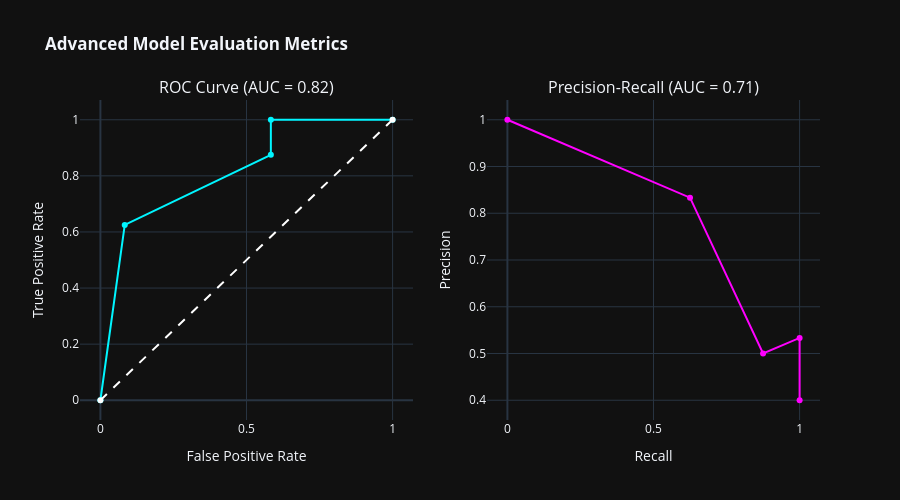

Notebook cell for this chart:
### Code cell
# 1. Get prediction probabilities (confidence scores) instead of binary 0/1 labels
y_scores = best_xgb_model.predict_proba(X_test)[:, 1]

# 2. Calculate ROC metrics
fpr, tpr, roc_thresholds = roc_curve(y_test, y_scores)
roc_auc = auc(fpr, tpr)

# 3. Calculate Precision-Recall metrics
precision, recall, pr_thresholds = precision_recall_curve(y_test, y_scores)
pr_auc = average_precision_score(y_test, y_scores)

# 4. Create a 1x2 subplot for side-by-side curves
fig_curves = make_subplots(
    rows=1, cols=2, 
    subplot_titles=(f"ROC Curve (AUC = {roc_auc:.2f})", f"Precision-Recall (AUC = {pr_auc:.2f})")
)

# --- Add ROC Curve to Subplot 1 ---
fig_curves.add_trace(go.Scatter(x=fpr, y=tpr, name='ROC', line=dict(color='#00F5FF', width=2)), row=1, col=1)
fig_curves.add_trace(go.Scatter(x=[0, 1], y=[0, 1], name='Random Guess', line=dict(color='white', dash='dash')), row=1, col=1)

# --- Add Precision-Recall Curve to Subplot 2 ---
fig_curves.add_trace(go.Scatter(x=recall, y=precision, name='PR Curve', line=dict(color='#FF00FF', width=2)), row=1, col=2)

# 5. Polish the layout
fig_curves.update_layout(
    title="<b>Advanced Model Evaluation Metrics</b>",
    template='plotly_dark',
    height=500,
    showlegend=False
)

# Update axis labels
fig_curves.update_xaxes(title_text="False Positive Rate", row=1, col=1)
fig_curves.update_yaxes(title_text="True Positive Rate", row=1, col=1)
fig_curves.update_xaxes(title_text="Recall", row=1, col=2)
fig_curves.update_yaxes(title_text="Precision", row=1, col=2)

fig_curves.show()

### Figure 1 — Plotly figure (JSON) as saved in the notebook; plotly's stock layout.template omitted (floating-point values rounded to 4 significant figures)
{"data": [{"line": {"color": "#00F5FF", "width": 2}, "name": "ROC", "type": "scatter", "x": [0.0, 0.08333, 0.5833, 0.5833, 1.0], "xaxis": "x", "y": [0.0, 0.625, 0.875, 1.0, 1.0], "yaxis": "y"}, {"line": {"color": "white", "dash": "dash"}, "name": "Random Guess", "type": "scatter", "x": [0, 1], "xaxis": "x", "y": [0, 1], "yaxis": "y"}, {"line": {"color": "#FF00FF", "width": 2}, "name": "PR Curve", "type": "scatter", "x": [1.0, 1.0, 0.875, 0.625, 0.0], "xaxis": "x2", "y": [0.4, 0.5333, 0.5, 0.8333, 1.0], "yaxis": "y2"}], "layout": {"annotations": [{"font": {"size": 16}, "showarrow": false, "text": "ROC Curve (AUC = 0.82)", "x": 0.225, "xanchor": "center", "xref": "paper", "y": 1, "yanchor": "bottom", "yref": "paper"}, {"font": {"size": 16}, "showarrow": false, "text": "Precision-Recall (AUC = 0.71)", "x": 0.775, "xanchor": "center", "xref": "paper", "y": 1, "yanchor": "bottom", "yref": "paper"}], "height": 500, "showlegend": false, "title": {"text": "<b>Advanced Model Evaluation Metrics</b>"}, "xaxis": {"anchor": "y", "domain": [0, 0.45], "title": {"text": "False Positive Rate"}}, "xaxis2": {"anchor": "y2", "domain": [0.55, 1], "title": {"text": "Recall"}}, "yaxis": {"anchor": "x", "domain": [0, 1], "title": {"text": "True Positive Rate"}}, "yaxis2": {"anchor": "x2", "domain": [0, 1], "title": {"text": "Precision"}}}}
